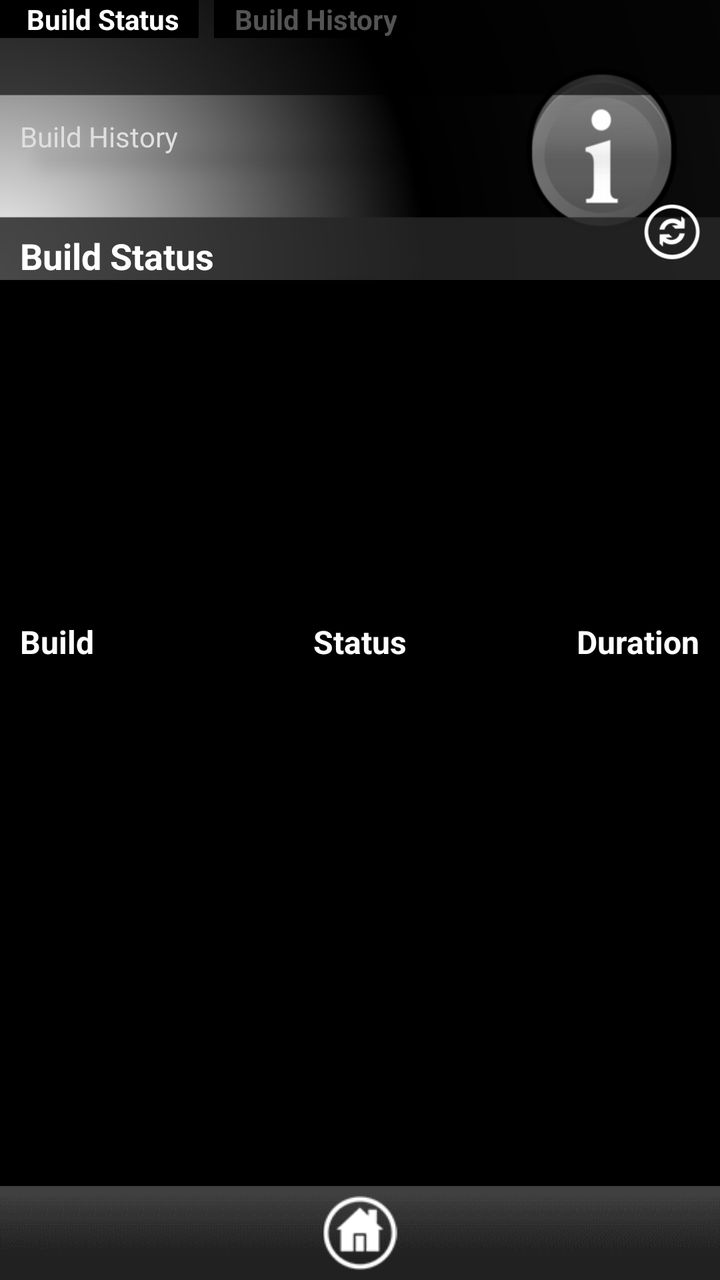
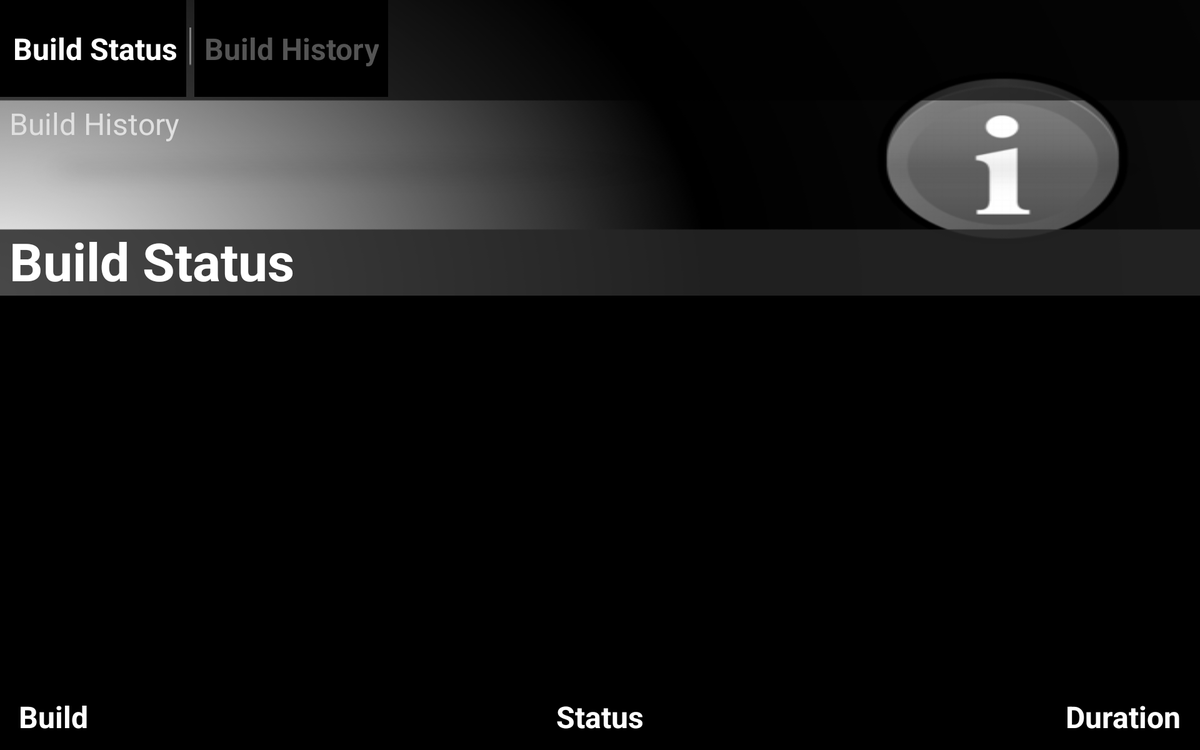

Compare how this app lays out the same screen by default and in its alternative resource folder. The renders come first, then the two layout files and the values they reference.
<!-- AndroidManifest.xml: application theme AppTheme -->
<!-- res/layout/activity_build_status.xml -->
<?xml version="1.0" encoding="utf-8"?>
<LinearLayout xmlns:android="http://schemas.android.com/apk/res/android"
    android:layout_width="match_parent"
    android:layout_height="match_parent"
    android:background="#000000"
    android:onClick="onClickBuildStatus"
    android:orientation="vertical" >

    <RelativeLayout
        android:layout_width="match_parent"
        android:layout_height="140dp"
        android:background="@drawable/status_background" >

        <TextView
            android:id="@+id/Project_title"
            android:layout_width="wrap_content"
            android:layout_height="62dp"
            android:layout_above="@+id/title"
            android:layout_alignParentLeft="true"
            android:layout_alignRight="@+id/button3"
            android:layout_below="@+id/button3"
            android:paddingBottom="5dp"
            android:paddingLeft="10dp"
            android:paddingTop="10dp"
            android:text="Build History"
            android:textColor="#DFDFDF"
            android:textSize="14dp" />

        <TextView
            android:id="@+id/title"
            android:layout_width="wrap_content"
            android:layout_height="wrap_content"
            android:layout_alignParentBottom="true"
            android:layout_alignParentLeft="true"
            android:paddingLeft="10dp"
            android:paddingTop="5dp"
            android:text="Build Status"
            android:textColor="#FFFFFF"
            android:textSize="18sp"
            android:textStyle="bold" />

        <ImageView
            android:id="@+id/refreshButton"
            android:layout_width="48dp"
            android:layout_height="48dp"
            android:layout_alignParentBottom="true"
            android:layout_alignParentRight="true"
            android:onClick="onClickRefreshButton"
            android:paddingLeft="10dp"
            android:paddingRight="10dp"
            android:src="@drawable/refresh_icon" />

        <Button
            android:id="@+id/buttonbuildstatus"
            android:layout_width="wrap_content"
            android:layout_height="wrap_content"
            android:layout_alignParentLeft="true"
            android:layout_alignParentTop="true"
            android:background="#000000"
            android:paddingLeft="13dp"
            android:paddingRight="10dp"
            android:singleLine="true"
            android:text="Build Status"
            android:textColor="#FFFFFF"
            android:textSize="14sp"
            android:textStyle="bold" />

        <ImageView
            android:id="@+id/separator1"
            android:layout_width="wrap_content"
            android:layout_height="50dp"
            android:layout_alignBottom="@+id/buttonbuildhistory"
            android:layout_alignRight="@+id/title"
            android:paddingBottom="10dp"
            android:paddingLeft="3dp"
            android:paddingRight="3dp"
            android:paddingTop="10dp"
            android:src="@drawable/separator" />

        <Button
            android:id="@+id/buttonbuildhistory"
            android:layout_width="wrap_content"
            android:layout_height="wrap_content"
            android:layout_alignParentTop="true"
            android:layout_toRightOf="@+id/separator1"
            android:background="#000000"
            android:onClick="onClickBuildHistory"
            android:paddingLeft="10dp"
            android:paddingRight="10dp"
            android:text="Build History"
            android:textColor="#545454"
            android:textSize="14sp"
            android:textStyle="bold" />
    </RelativeLayout>

    <RelativeLayout
        android:layout_width="match_parent"
        android:layout_height="160dp"
        android:background="#000000" >
		
        <LinearLayout
            android:id="@+id/graph1"
            android:layout_width="wrap_content"
            android:layout_height="wrap_content"
            android:layout_centerHorizontal="true"
            android:layout_centerVertical="true" 
            android:clickable="false">
        </LinearLayout>
    </RelativeLayout>

    <RelativeLayout
        android:layout_width="match_parent"
        android:layout_height="wrap_content" >

        <TextView
            android:id="@+id/DurationText"
            android:layout_width="wrap_content"
            android:layout_height="wrap_content"
            android:layout_alignParentRight="true"
            android:layout_alignParentTop="true"
            android:clickable="false"
            android:paddingBottom="10dp"
            android:paddingRight="10dp"
            android:paddingTop="10dp"
            android:text="Duration"
            android:textColor="#FFFFFF"
            android:textSize="16sp"
            android:textStyle="bold" />

        <TextView
            android:id="@+id/StatusText"
            android:layout_width="wrap_content"
            android:layout_height="wrap_content"
            android:layout_alignParentTop="true"
            android:layout_centerHorizontal="true"
            android:clickable="false"
            android:paddingBottom="10dp"
            android:paddingLeft="10dp"
            android:paddingRight="10dp"
            android:paddingTop="10dp"
            android:text="Status"
            android:textColor="#FFFFFF"
            android:textSize="16sp"
            android:textStyle="bold" />

        <TextView
            android:id="@+id/BuildText"
            android:layout_width="wrap_content"
            android:layout_height="wrap_content"
            android:layout_alignParentLeft="true"
            android:layout_alignParentTop="true"
            android:clickable="false"
            android:paddingBottom="10dp"
            android:paddingLeft="10dp"
            android:paddingTop="10dp"
            android:text="Build"
            android:textColor="#FFFFFF"
            android:textSize="16sp"
            android:textStyle="bold" />
    </RelativeLayout>

    <RelativeLayout
        android:layout_width="match_parent"
        android:layout_height="wrap_content"
        android:layout_weight="0.31"
        android:background="#000000" >

        <ListView
            android:id="@+id/buildHistoryList"
            android:layout_width="fill_parent"
            android:layout_height="fill_parent"
            android:layout_gravity="center"
            android:layout_marginBottom="10dp"
            android:layout_weight="0.38"
            android:paddingBottom="10dp"
            android:paddingLeft="0dp"
            android:paddingRight="0dp" >
        </ListView>
    </RelativeLayout>

    <RelativeLayout
        android:layout_width="match_parent"
        android:layout_height="47dp"
        android:background="@drawable/footer_bar" >

        <ImageView
            android:id="@+id/home"
            android:layout_width="wrap_content"
            android:layout_height="wrap_content"
            android:layout_alignParentTop="true"
            android:layout_centerHorizontal="true"
            android:onClick="onClickHomeButton"
            android:paddingBottom="5dp"
            android:paddingLeft="10dp"
            android:paddingRight="10dp"
            android:paddingTop="5dp"
            android:src="@drawable/homeicon" />
    </RelativeLayout>

</LinearLayout>
<!-- resources referenced by this layout -->
<resources>
  <!-- drawable footer_bar: png bitmap (drawable-mdpi, 1567 bytes) -->
  <!-- drawable homeicon: png bitmap (drawable-mdpi, 4721 bytes) -->
  <!-- drawable refresh_icon: png bitmap (drawable-mdpi, 3123 bytes) -->
  <!-- drawable separator: png bitmap (drawable-mdpi, 167 bytes) -->
  <!-- drawable status_background: png bitmap (drawable-mdpi, 36616 bytes) -->
  <style name="AppTheme" parent="AppBaseTheme">
          
      </style>
  <style name="AppBaseTheme" parent="android:Theme.Light">
          
      </style>
</resources>
<!-- res/layout-sw720dp/activity_build_status.xml (the author's variant of the layout above) -->
<!-- drawn on a large tablet held sideways -->
<?xml version="1.0" encoding="utf-8"?>
<LinearLayout xmlns:android="http://schemas.android.com/apk/res/android"
    android:layout_width="match_parent"
    android:layout_height="match_parent"
    android:background="#000000"
    android:onClick="onClickBuildStatus"
    android:orientation="vertical" >

    <RelativeLayout
        android:layout_width="match_parent"
        android:layout_height="315dp"
        android:background="@drawable/status_background" >

        <ImageView
            android:id="@+id/separator1"
            android:layout_width="wrap_content"
            android:layout_height="100dp"
            android:layout_alignParentTop="true"
            android:layout_toRightOf="@+id/button1"
            android:paddingBottom="10dp"
            android:paddingLeft="3dp"
            android:paddingRight="3dp"
            android:paddingTop="10dp"
            android:src="@drawable/separator" />

        <Button
            android:id="@+id/button3"
            android:layout_width="wrap_content"
            android:layout_height="wrap_content"
            android:layout_toRightOf="@+id/separator1"
            android:background="#000000"
            android:onClick="onClickBuildHistory"
            android:paddingLeft="10dp"
            android:paddingRight="10dp"
              android:paddingTop="30dp"
            android:paddingBottom="30dp"
            android:text="Build History"
            android:textColor="#545454"
            android:textSize="32sp"
            android:textStyle="bold" />

        <Button
            android:id="@+id/button1"
            android:layout_width="wrap_content"
            android:layout_height="wrap_content"
            android:layout_alignParentLeft="true"
            android:background="#000000"
            android:paddingLeft="13dp"
            android:paddingRight="10dp"
            android:paddingTop="30dp"
            android:paddingBottom="30dp"
            android:singleLine="true"
            android:text="Build Status"
            android:textColor="#FFFFFF"
            android:textSize="32sp"
            android:textStyle="bold" />

        <TextView
            android:id="@+id/title"
            android:layout_width="wrap_content"
            android:layout_height="wrap_content"
            android:layout_alignParentBottom="true"
            android:layout_alignParentLeft="true"
            android:paddingLeft="10dp"
            android:paddingTop="5dp"
            android:text="Build Status"
            android:textColor="#FFFFFF"
            android:textSize="56sp"
            android:textStyle="bold" />

        <TextView
            android:id="@+id/Project_title"
            android:layout_width="wrap_content"
            android:layout_height="62dp"
            android:layout_above="@+id/title"
            android:layout_alignParentLeft="true"
            android:layout_alignRight="@+id/button3"
            android:layout_below="@+id/separator1"
            android:paddingBottom="5dp"
            android:paddingLeft="10dp"
            android:paddingTop="10dp"
            android:text="Build History"
            android:textColor="#DFDFDF"
            android:textSize="32sp" />

    </RelativeLayout>

    <RelativeLayout
        android:layout_width="match_parent"
        android:layout_height="407dp"
        android:background="#000000" >

        <LinearLayout
            android:orientation="vertical"
            android:id="@+id/graph1"
            android:layout_width="wrap_content"
            android:layout_height="wrap_content"
            android:layout_centerHorizontal="true"
            android:layout_centerVertical="true"
            android:onClick="onClickGraph" >
        </LinearLayout>

    </RelativeLayout>

    <RelativeLayout
        android:layout_width="match_parent"
        android:layout_height="wrap_content" >

        <TextView
            android:id="@+id/DurationText"
            android:layout_width="wrap_content"
            android:layout_height="wrap_content"
            android:layout_alignParentRight="true"
            android:layout_alignParentTop="true"
            android:paddingBottom="20dp"
            android:paddingRight="20dp"
            android:paddingTop="20dp"
            android:text="Duration"
            android:textColor="#FFFFFF"
            android:textSize="32sp"
            android:textStyle="bold" />

        <TextView
            android:id="@+id/StatusText"
            android:layout_width="wrap_content"
            android:layout_height="wrap_content"
            android:layout_alignParentTop="true"
            android:layout_centerHorizontal="true"
            android:paddingBottom="20dp"
            android:paddingLeft="20dp"
            android:paddingRight="20dp"
            android:paddingTop="20dp"
            android:text="Status"
            android:textColor="#FFFFFF"
            android:textSize="32sp"
            android:textStyle="bold" />

        <TextView
            android:id="@+id/BuildText"
            android:layout_width="wrap_content"
            android:layout_height="wrap_content"
            android:layout_alignParentLeft="true"
            android:layout_alignParentTop="true"
            android:paddingBottom="20dp"
            android:paddingLeft="20dp"
            android:paddingTop="20dp"
            android:text="Build"
            android:textColor="#FFFFFF"
            android:textSize="32sp"
            android:textStyle="bold" />

    </RelativeLayout>
    <RelativeLayout
        android:layout_width="match_parent"
        android:layout_height="wrap_content"
        android:layout_weight="0.31"
        android:background="#000000" >
	<ListView
            android:id="@+id/buildHistoryList"
            android:layout_width="fill_parent"
            android:layout_height="fill_parent"
            android:layout_gravity="center"
            android:layout_marginBottom="10dp"
            android:layout_weight="0.38"
            android:paddingBottom="10dp" >
    </ListView>

    </RelativeLayout>

    <RelativeLayout
        android:layout_width="match_parent"
        android:layout_height="60dp"
        android:background="@drawable/footer_bar" >
		<ImageView
            android:id="@+id/home"
            android:layout_width="wrap_content"
            android:layout_height="wrap_content"
            android:layout_alignParentTop="true"
            android:layout_centerHorizontal="true"
            android:src="@drawable/homeicon"
            android:onClick="onClickHomeButton"
            android:paddingBottom="5dp"
            android:paddingLeft="10dp"
            android:paddingRight="10dp"
            android:paddingTop="5dp" />
    </RelativeLayout>

</LinearLayout>
<!-- resources referenced by the variant -->
<!-- as a large tablet held sideways resolves them -->
<resources>
  <!-- drawable footer_bar: png bitmap (drawable-mdpi, 1567 bytes) -->
  <!-- drawable homeicon: png bitmap (drawable-mdpi, 4721 bytes) -->
  <!-- drawable separator: png bitmap (drawable-mdpi, 167 bytes) -->
  <!-- drawable status_background: png bitmap (drawable-mdpi, 36616 bytes) -->
  <style name="AppTheme" parent="AppBaseTheme">
          
      </style>
  <style name="AppBaseTheme" parent="android:Theme.Light">
          
      </style>
</resources>
